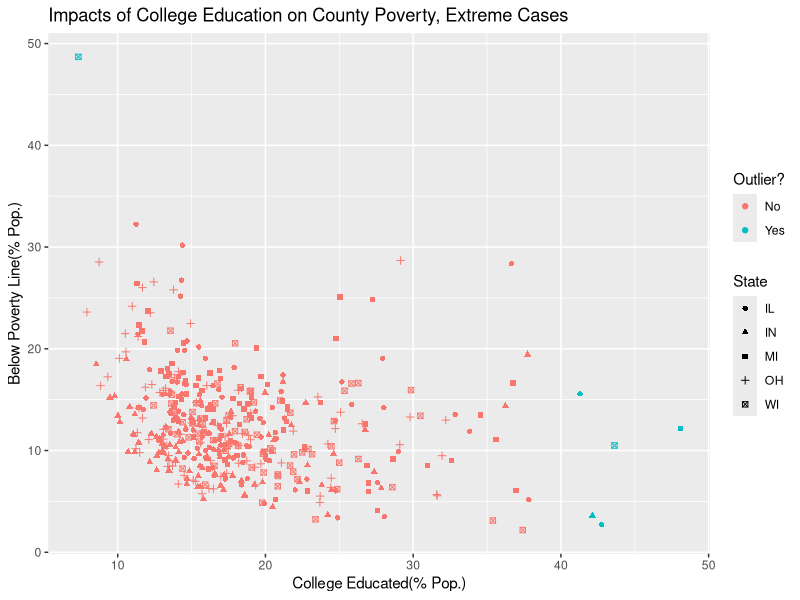

Write the R code that produced this figure.
## ---- chunk 1
#| eval: true
#| message: false

library(tidyverse)
## ---- chunk 2
#| label: Question 1

midwest |>
  select(state,county) |>
  count(state) |>
  arrange(desc(n))

## ---- chunk 3

midwest |>
  select(state, county) |>
  count(county) |>
  arrange(desc(n)) |>
  filter(n == 5)
## ---- chunk 4

midwest |>
  select(county, state, popdensity, poptotal, area) |>
  filter(popdensity > 25000) |>
  arrange(desc(popdensity))
## ---- chunk 5

midwest |>
  mutate(metro = ifelse(inmetro == 1, "Yes", "No")) |>
  count(state,metro == "Yes")
## ---- chunk 6
#A
midwest |> 
  select(county, state, percbelowpoverty, percollege) |>
  filter(percbelowpoverty > 40 & percollege < 10)

#B 
midwest |> 
  select(county, state, percbelowpoverty, percollege) |>
  filter(percbelowpoverty < 20 & percollege > 40)

#C
midwest |> 
  select(county, state, percbelowpoverty, percollege) |>
  filter(percbelowpoverty > 40 & percollege < 10 |
         percbelowpoverty < 20 & percollege > 40)

#D & E

midwest |> 
  mutate(potential_outlier = ifelse(percbelowpoverty > 40 & percollege < 10 |
         percbelowpoverty < 20 & percollege > 40,
    "Yes", "No")
    ) |>
  select(county, state, percbelowpoverty, percollege, potential_outlier) |>
  ggplot( 
       aes(x = percollege, y = percbelowpoverty, 
           color = potential_outlier, shape = state)) + 
       geom_point() +
       labs(
         title = "Impacts of College Education on County Poverty, Extreme Cases",
         x = "College Educated(% Pop.)",
         y = "Below Poverty Line(% Pop.)",
         color = "Outlier?", 
         shape = "State"
       )

## ---- chunk 7
#A

Total_population <- midwest |> 
  group_by(state) |>
  summarize(state_pop_total = sum(poptotal)) |>
  arrange(desc(state_pop_total))

#B

midwest |> 
  group_by(state) |> 
  summarize(state_pop_total = sum(poptotal)) |>
  mutate(state_pop_prop = state_pop_total/ sum(state_pop_total)) |>
  arrange(desc(state_pop_prop))





## ---- chunk 8

state_poverty <- midwest |>
  group_by(state) |>
  summarize(mean_percbelowpoverty = mean(percbelowpoverty,na.rm = TRUE))

state_poverty |>
  arrange(mean_percbelowpoverty)

## ---- chunk 9
df <- tibble(
  var_1 = c(10, 20, 30, 40, 50),
  var_2 = c("Pizza", "Burger", "Pizza", "Pizza", "Burger"),
  var_3 = c("Apple", "Apple", "Pear", "Pear", "Banana")
)

df
## ---- chunk 10
df |>
  arrange(var_2)
## ---- chunk 11
df |>
  group_by(var_2)
## ---- chunk 12
df |>
  group_by(var_2) |>
  summarize(mean_var_1 = mean(var_1))
## ---- chunk 13
df |>
  group_by(var_2,var_3) |>
  summarize(mean_var_1 = mean(var_1))
## ---- chunk 14
df |>
  group_by(var_2, var_3) |>
  summarize(mean_var_1 = mean(var_1), .groups = "drop")

df |>
  group_by(var_2, var_3) |>
  mutate(mean_var_1 = mean(var_1))
